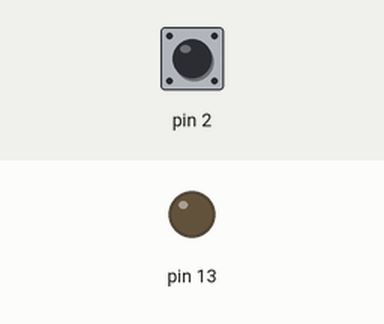
A sketch run on a simulated Arduino Uno, built with avr-gcc and run on an emulated ATmega328P. Parts: output pins drawn as LEDs (lit = HIGH). The test bench sets the inputs (shaded band); at power-on: pin 2 HIGH. What the sketch prints to the serial monitor is not drawn.

Above: at 1.2 s.
1.3 s: pin 2 pulled LOW for 0.15 s
At 1.38 s:
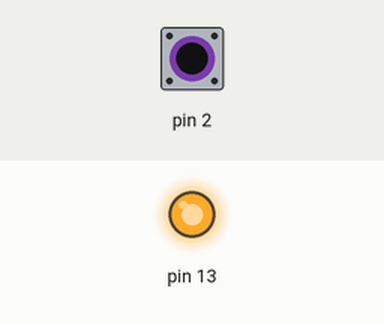
2.9 s: pin 2 pulled LOW for 3.2 s
At 7.4 s:
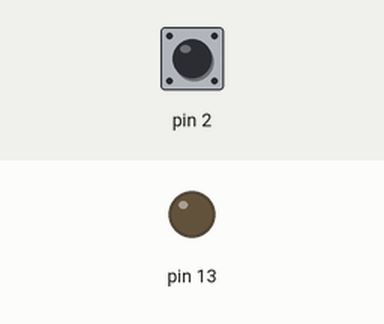
Timing chart, 0 to 8.9 s (numbered marks = the images above; inputs shaded):
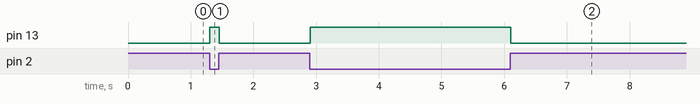

Measured:
- after the input at 1.3 s, pin 13: LOW → HIGH at once, → LOW 0.15 s later
- after the input at 2.9 s, pin 13: LOW → HIGH at once, → LOW 3.2 s later

The sketch:

class05_function.ino
```cpp
void init_ios(void);

void setup() {
  //start serial connection
  Serial.begin(9600);
  //configure pin 2 as an input and enable the internal pull-up resistor
  init_ios();

}

void init_ios(void)
{
  pinMode(2, INPUT_PULLUP);
  pinMode(13, OUTPUT);
  return;
}
void loop() {

  int sensorVal = digitalRead(2);

  Serial.println(sensorVal);


  if (sensorVal == HIGH) {
    digitalWrite(13, LOW);
  } else {
    digitalWrite(13, HIGH);
  }
}
```
